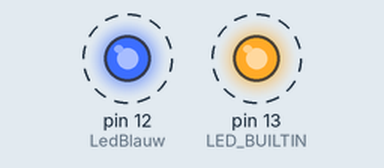
Simulated run of this sketch. Board: Arduino Uno, built with avr-gcc and run on an emulated ATmega328P. Shown: output pins drawn as LEDs (lit = HIGH). Dashed ring = blinking.

Above: at 0.5 s.
Timing chart, 0 to 4.6 s (numbered marks = the images above):
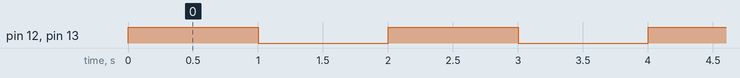

The sketch:

Blink.ino
```cpp
const int LedBlauw = 12;

void setup() {
  Serial.begin(9600);
  pinMode(LED_BUILTIN, OUTPUT);
  pinMode(LedBlauw, OUTPUT);
}

void loop() {
  digitalWrite(LED_BUILTIN, HIGH);   // turn the LED on (HIGH is the voltage level)
  digitalWrite(LedBlauw, HIGH);
  delay(1000);                       // wait for a second
  digitalWrite(LED_BUILTIN, LOW);    // turn the LED off by making the voltage LOW
  digitalWrite(LedBlauw, LOW);
  delay(1000);                       // wait for a second
}
```

Measured:
- by itself, pin 12 (LedBlauw), pin 13 (LED_BUILTIN): alternates HIGH for 1.0 s and LOW for 1.0 s
